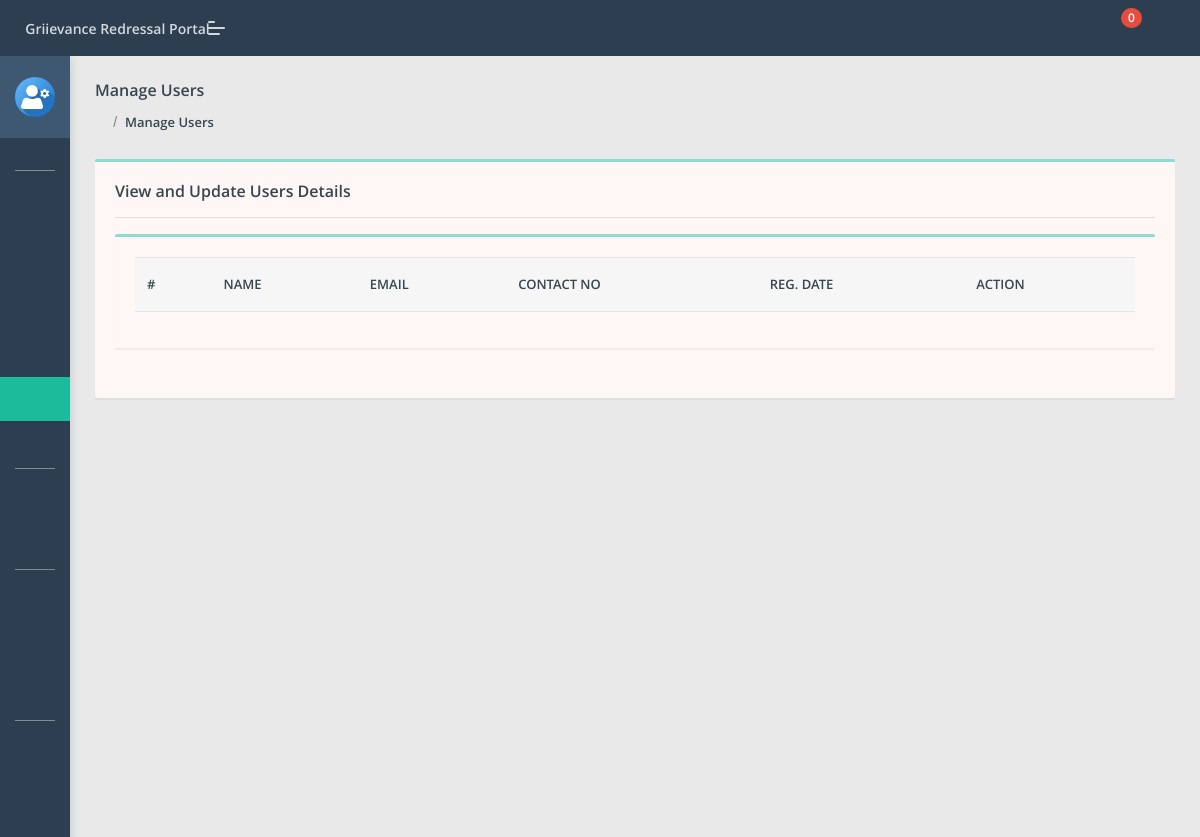
Before: /grp/admin/manage-users.php (signed in) with the older database file.
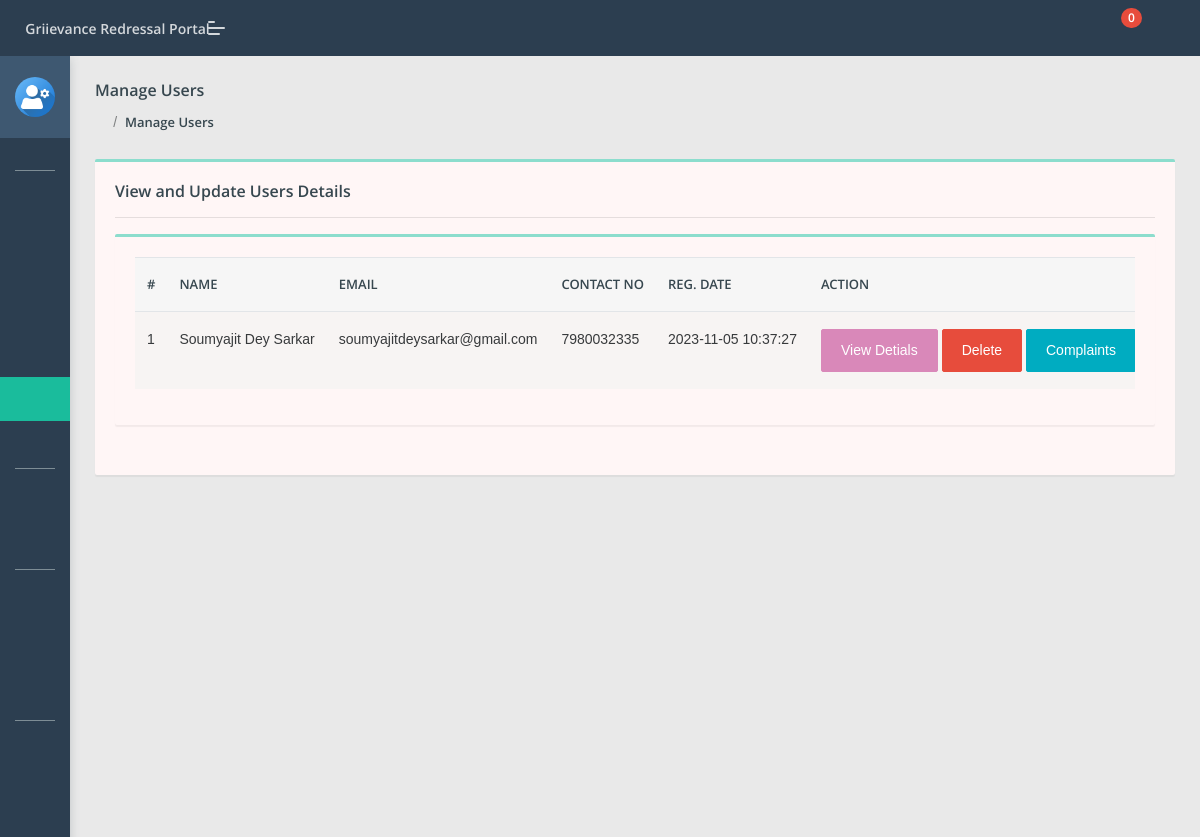
After: the same page with the newer database file.
### tables this page shows
CREATE TABLE `users` (
  `id` int(11) NOT NULL,
  `fullName` varchar(255) DEFAULT NULL,
  `userEmail` varchar(255) DEFAULT NULL,
  `password` varchar(255) DEFAULT NULL,
  `contactNo` bigint(11) DEFAULT NULL,
  `address` tinytext DEFAULT NULL,
  `State` varchar(255) DEFAULT NULL,
  `country` varchar(255) DEFAULT NULL,
  `pincode` int(6) DEFAULT NULL,
  `userImage` varchar(255) DEFAULT NULL,
  `regDate` timestamp NOT NULL DEFAULT current_timestamp(),
  `updationDate` timestamp NULL DEFAULT NULL,
  `status` int(1) DEFAULT NULL
);

### grp/admin/manage-users.php (the view, shortened to what the changed rows need)
<?php
include('include/config.php');
if (strlen($_SESSION['aid']) == 0) {
    header('location:index.php');
} else {
    ?>
    <!DOCTYPE html>
    <html lang="en">
    <head>
        <link rel="stylesheet" href="assets/css/style.css">
    </head>
    <body class="">
        <section class="pcoded-main-container">
            <div class="pcoded-content">
                <div class="row">
                    <div class="col-sm-12">
                        <div class="card">
                            <div class="card-body">
                                <div class="row">
                                    <div class="col-xl-12">
                                        <div class="card">
                                            <div class="card-body table-border-style">
                                                <div class="table-responsive">
                                                    <table class="table table-striped">
                                                        <thead>
                                                            <tr>
                                                                <th>#</th>
                                                                <th> Name</th>
                                                                <th>Email </th>
                                                                <th>Contact no</th>
                                                                <th>Reg. Date </th>
                                                                <th>Action</th>
                                                            </tr>
                                                        </thead>
                                                        <tbody>
                                                            <?php $query = mysqli_query($con, "select * from users");
                                                            $cnt = 1;
                                                            while ($row = mysqli_fetch_array($query)) {
                                                                ?>
                                                                <tr>
                                                                    <td>
                                                                        <?php echo htmlentities($cnt); ?>
                                                                    </td>
                                                                    <td>
                                                                        <?php echo htmlentities($row['fullName']); ?>
                                                                    </td>
                                                                    <td>
                                                                        <?php echo htmlentities($row['userEmail']); ?>
                                                                    </td>
                                                                    <td>
                                                                        <?php echo htmlentities($row['contactNo']); ?>
                                                                    </td>
                                                                    <td>
                                                                        <?php echo htmlentities($row['regDate']); ?>
                                                                    </td>
                                                                    <td><a href="javascript:void(0);"
                                                                            onClick="popUpWindow('userprofile.php?uid=<?php echo htmlentities($row['id']); ?>');"
                                                                            title="View Details"
                                                                            class="btn btn-primary  btn-xs">View Detials</a>
                                                                        <a href="manage-users.php?uid=<?php echo htmlentities($row['id']); ?>&&action=del"
                                                                            title="Delete"
                                                                            onClick="return confirm('All complaints belongs to user will also delete.')"
                                                                            class="btn btn-danger">Delete</a>
                                                                        <a href="user-complaints.php?uid=<?php echo htmlentities($row['id']); ?>&&uname=<?php echo htmlentities($row['fullName']); ?>"
                                                                            title="View User Complaints"
                                                                            class="btn btn-info  btn-xs">Complaints</a>
                                                                    </td>
                                                                </tr>
                                                                <?php $cnt = $cnt + 1;
                                                            } ?>
                                                        </tbody>
                                                    </table>
                                                </div>
                                            </div>
                                        </div>
                                    </div>
                                </div>
                            </div>
                        </div>
                    </div>
                </div>
            </div>
        </section>
    </body>
    </html>
<?php } ?>

Changed rows visible on the page:
added users: fullName "Soumyajit Dey Sarkar", userEmail "soumyajitdeysarkar@gmail.com", contactNo "7980032335", regDate "2023-11-05 10:37:27"
